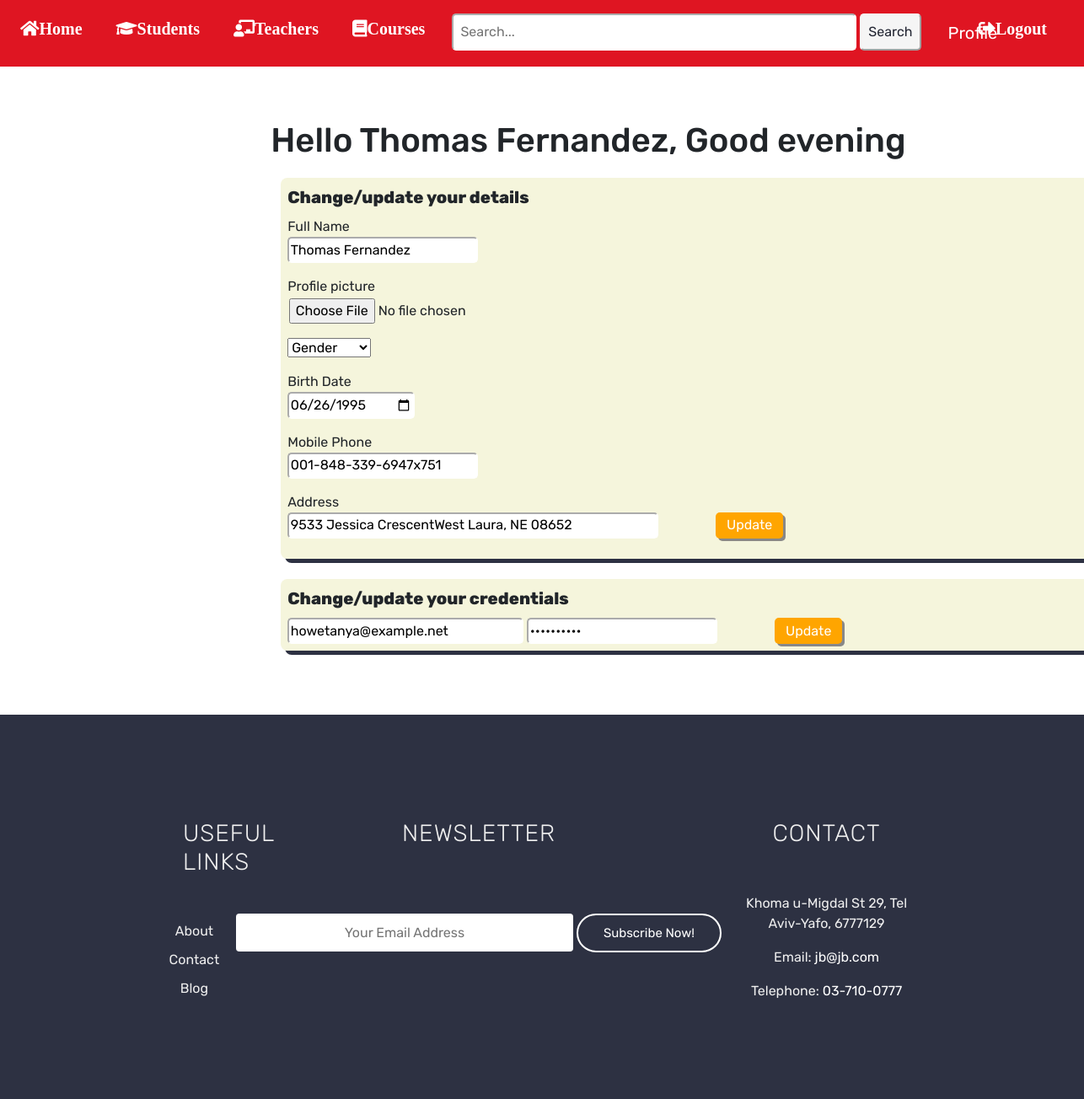
Page /update_profile/student (signed in) on the earlier database version.
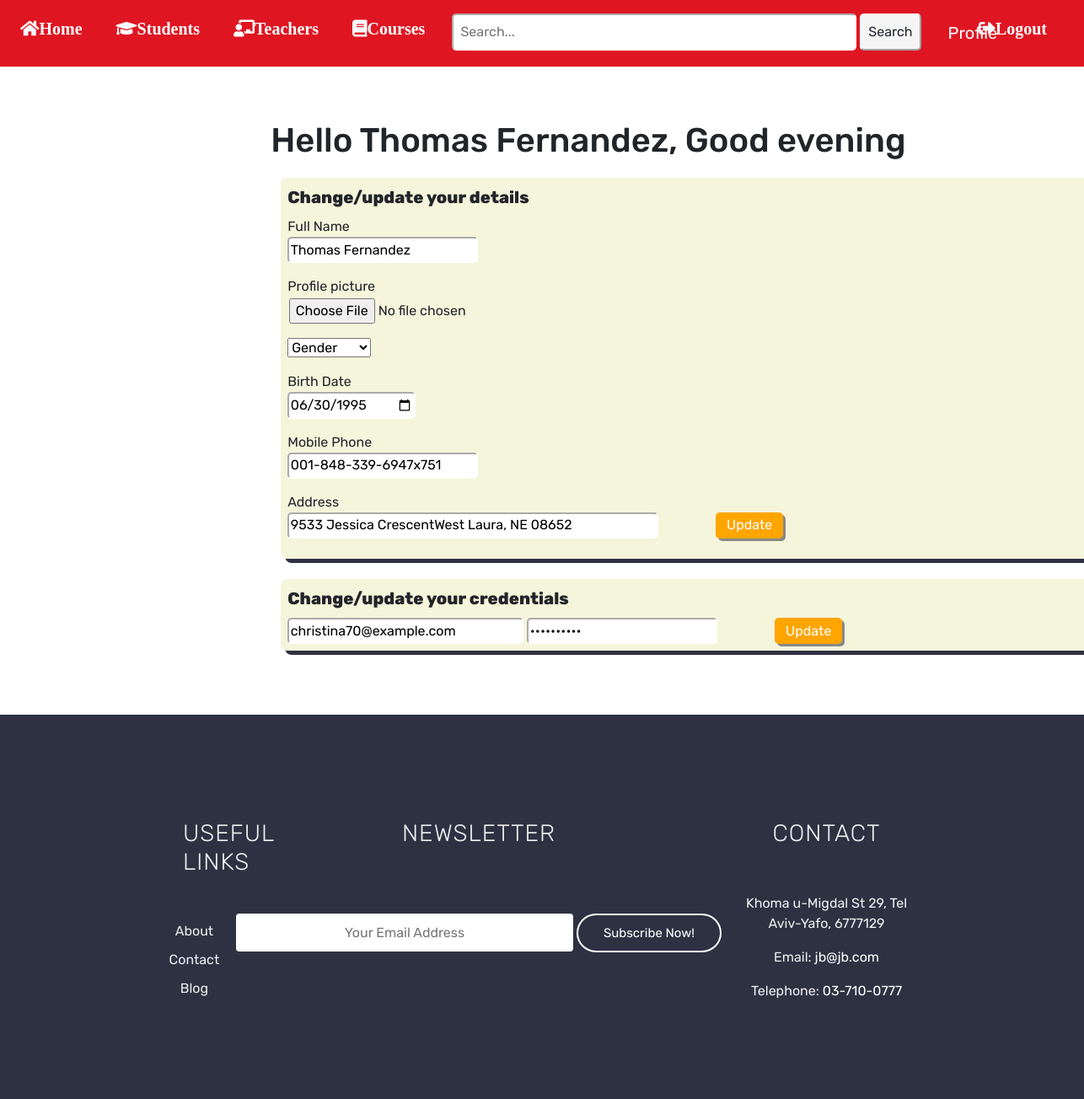
Same page on the later database version.
### tables this page shows
CREATE TABLE students (
            student_id      INTEGER     PRIMARY KEY
          , user_id         INTEGER     NOT NULL        UNIQUE
          , name            TEXT        NOT NULL
          , image           BLOB        NOT NULL
          , gender          TEXT        NOT NULL
          , birth_date      TEXT        NOT NULL
          , phone           TEXT        NOT NULL
          , address         TEXT        NOT NULL
          , FOREIGN KEY (user_id) REFERENCES users (user_id)
        );

CREATE TABLE users (
            user_id         INTEGER     PRIMARY KEY
          , role            TEXT        NOT NULL
          , email           TEXT        NOT NULL        UNIQUE
          , password        TEXT        NOT NULL
        );

### app.py (the view, shortened to what this page needs)
@app.route('/update_profile/student', methods = ['GET', 'POST'])
def update_student_profile():
    user_id = session["user_id"]
    students_db = execute_query(f"""
    SELECT name,
           image,
           gender,
           birth_date,
           phone,
           address,
           users.email,
           users.password ,
           students.user_id
    FROM students
    JOIN users ON students.user_id = users.user_id
    WHERE students.user_id = {user_id}
    """)
    message = time_message()
    return render_template("update_student_profile.html", student_info=students_db, message=message)

### app.py (called while the page is built)
def time_message():
    now = datetime.datetime.now()
    if now.hour >= 5 and now.hour < 12:
        message = "Good morning"
        return message
    elif now.hour >= 12 and now.hour < 18:
        message = "Good afternoon"
        return message
    else:
        message = "Good evening"
        return message

@app.before_request
def auth():
    path_teacher_list = ['/teacher_panel']
    if "role" not in session.keys():
        session["username"]='anonymous'
        session["role"]='anonymous'
    if session["role"] != 'Admin':
        if 'admin' in request.full_path:
            return abort(403)
    if session["role"] != 'Teacher':
        if any(route in request.full_path for route in path_teacher_list):
            return abort(403)

### setup_db.py (called while the page is built)
def execute_query(schema):
    cur.execute(schema)
    conn.commit()
    return cur.fetchall()

### templates/update_student_profile.html (shortened to what this page needs)
{% extends "base.html" %}
{% block content %}
<div class="admin-adds">
    <h1>Hello {{ student_info[0][0] }}, {{ message }}</h1>
    <form method="POST">
        <fieldset>
            <legend>Change/update your details</legend>
            <p>Full Name
                <br><input type="text" name="name" value="{{ student_info[0][0] }}" autofocus>
            </p>
            <p><label for="image">Profile picture</label>
                <br><input type="file" name="image" value="{{ student_info[0][1] }}">
            </p>
            <p><select name="gender">
                    <option value="{{ student_info[0][2] }}" selected hidden>Gender</option>
                </select></p>
            <p>Birth Date
                <br><input type="date" name="birth_date" value="{{ student_info[0][3] }}" placeholder="Birth Date">
            </p>
            <p>Mobile Phone
                <br><input type="text" name="phone" value="{{ student_info[0][4] }}" placeholder="Phone">
            </p>
            <p>Address
                <br><input type="text" name="address" value="{{ student_info[0][5] }}" placeholder="Address"
                    class="address-input">
                <input type="submit" name="personal_info" value="Update" class="btn-update">
            </p>
        </fieldset>
    </form>
    <form method="POST">
        <fieldset>
            <legend>Change/update your credentials</legend>
            <br><input type="email" name="email" value="{{ student_info[0][6] }}" placeholder="New Email"
                class="email-input">
            <input type="password" name="password" value="{{ student_info[0][7] }}" placeholder="New Password">
            <input type="submit" name="credentials" value="Update" class="btn-update">
        </fieldset>
    </form>
</div>
{% endblock %}

Differences in the rows shown:
changed students "Thomas Fernandez": birth_date "06/26/1995" → "06/30/1995"
changed users: email "howetanya@example.net" → "christina70@example.com"
